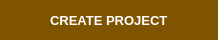
    <widget class="QFrame" name="frame_top">
     <property name="minimumSize">
      <size>
       <width>0</width>
       <height>40</height>
      </size>
     </property>
     <property name="maximumSize">
      <size>
       <width>16777215</width>
       <height>40</height>
      </size>
     </property>
     <property name="font">
      <font>
       <family>Segoe UI</family>
      </font>
     </property>
     <property name="styleSheet">
      <string notr="true">background-color:rgb(127, 84, 0);
color: white;</string>
     </property>
     <property name="frameShape">
      <enum>QFrame::NoFrame</enum>
     </property>
     <property name="frameShadow">
      <enum>QFrame::Raised</enum>
     </property>
     <layout class="QHBoxLayout" name="horizontalLayout">
      <property name="spacing">
       <number>10</number>
      </property>
      <property name="leftMargin">
       <number>10</number>
      </property>
      <property name="topMargin">
       <number>0</number>
      </property>
      <property name="rightMargin">
       <number>0</number>
      </property>
      <property name="bottomMargin">
       <number>0</number>
      </property>
      <item>
       <widget class="QLabel" name="lbl_icon">
        <property name="minimumSize">
         <size>
          <width>30</width>
          <height>30</height>
         </size>
        </property>
        <property name="maximumSize">
         <size>
          <width>30</width>
          <height>30</height>
         </size>
        </property>
        <property name="text">
         <string/>
        </property>
        <property name="pixmap">
         <pixmap resource="files.qrc">:/icons/icons/WISDAM_Icon_square_small.svg</pixmap>
        </property>
       </widget>
      </item>
      <item>
       <widget class="QLabel" name="label_title">
        <property name="font">
         <font>
          <family>Segoe UI</family>
          <pointsize>10</pointsize>
          <bold>true</bold>
         </font>
        </property>
        <property name="toolTip">
         <string>&lt;html&gt;&lt;head/&gt;&lt;body&gt;&lt;p&gt;&lt;span style=&quot; font-size:8pt; font-weight:400;&quot;&gt;Move window&lt;/span&gt;&lt;/p&gt;&lt;/body&gt;&lt;/html&gt;</string>
        </property>
        <property name="styleSheet">
         <string notr="true">background: transparent;
</string>
        </property>
        <property name="frameShadow">
         <enum>QFrame::Raised</enum>
        </property>
        <property name="text">
         <string>CREATE PROJECT</string>
        </property>
       </widget>
      </item>
      <item>
       <widget class="QPushButton" name="btn_close">
        <property name="enabled">
         <bool>true</bool>
        </property>
        <property name="sizePolicy">
         <sizepolicy hsizetype="Minimum" vsizetype="Expanding">
          <horstretch>0</horstretch>
          <verstretch>0</verstretch>
         </sizepolicy>
        </property>
        <property name="minimumSize">
         <size>
          <width>40</width>
          <height>0</height>
         </size>
        </property>
        <property name="maximumSize">
         <size>
          <width>40</width>
          <height>16777215</height>
         </size>
        </property>
        <property name="font">
         <font>
          <family>Segoe UI</family>
         </font>
        </property>
        <property name="toolTip">
         <string notr="true">Close</string>
        </property>
        <property name="styleSheet">
         <string notr="true">QPushButton {	
	border: none;
	background-color: transparent;
}
QPushButton:hover {
	background-color: rgb(150, 40, 23);
}
QPushButton:pressed {	
	background-color: rgb(250, 39, 10);
}</string>
        </property>
        <property name="text">
         <string notr="true"/>
        </property>
        <property name="icon">
         <iconset resource="files.qrc">
          <normaloff>:/icons/icons/ico-x.png</normaloff>:/icons/icons/ico-x.png</iconset>
        </property>
       </widget>
      </item>
     </layout>
    </widget>
